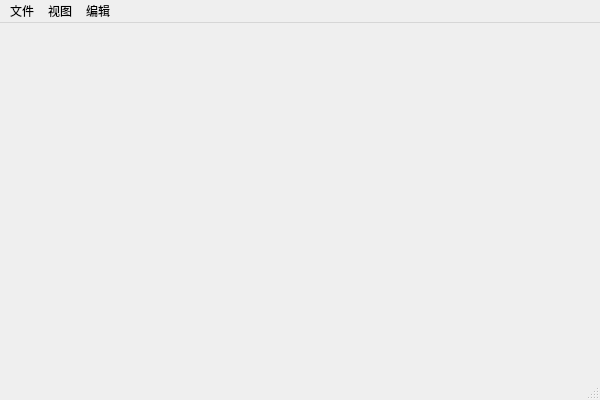
<?xml version="1.0" encoding="UTF-8"?>
<ui version="4.0">
 <class>PSCMainWindowClass</class>
 <widget class="QMainWindow" name="PSCMainWindowClass">
  <property name="geometry">
   <rect>
    <x>0</x>
    <y>0</y>
    <width>600</width>
    <height>400</height>
   </rect>
  </property>
  <property name="windowTitle">
   <string>PSCMainWindow</string>
  </property>
  <widget class="QWidget" name="centralWidget"/>
  <widget class="QMenuBar" name="menuBar">
   <property name="geometry">
    <rect>
     <x>0</x>
     <y>0</y>
     <width>600</width>
     <height>21</height>
    </rect>
   </property>
   <widget class="QMenu" name="menu123">
    <property name="title">
     <string>文件</string>
    </property>
   </widget>
   <widget class="QMenu" name="menu">
    <property name="title">
     <string>视图</string>
    </property>
   </widget>
   <widget class="QMenu" name="menu_2">
    <property name="title">
     <string>编辑</string>
    </property>
   </widget>
   <addaction name="menu123"/>
   <addaction name="menu"/>
   <addaction name="menu_2"/>
  </widget>
  <widget class="QStatusBar" name="statusBar"/>
 </widget>
 <layoutdefault spacing="6" margin="11"/>
 <resources/>
 <connections/>
</ui>
